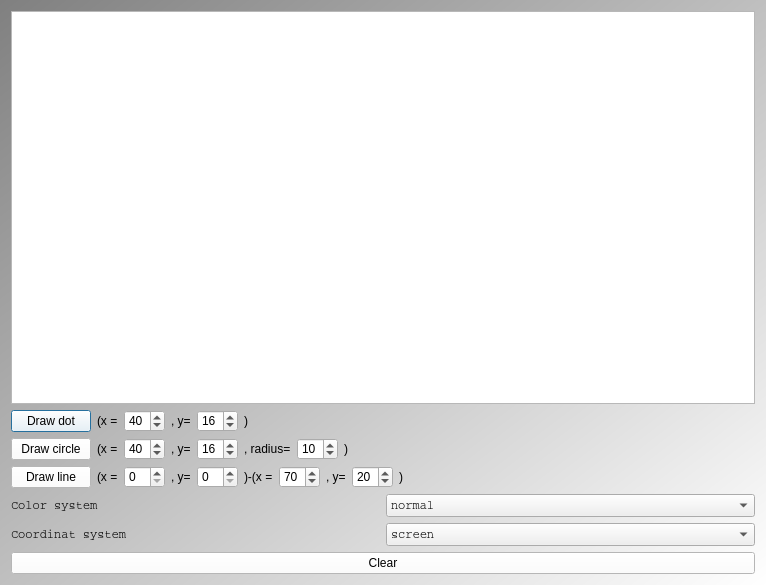
<?xml version="1.0" encoding="UTF-8"?>
<ui version="4.0">
 <class>QtTestDrawCanvasMainDialog</class>
 <widget class="QDialog" name="QtTestDrawCanvasMainDialog">
  <property name="geometry">
   <rect>
    <x>0</x>
    <y>0</y>
    <width>766</width>
    <height>585</height>
   </rect>
  </property>
  <property name="styleSheet">
   <string notr="true">QDialog { 
background-color: qlineargradient(x1: 0, y1: 0, x2: 1, y2: 1, stop: 0  #808080, stop: 1 #ffffff);
}
QPushButton { background-color: rgb(255, 255, 255);  }
QPushButton { color: rgb(0,0,0); }</string>
  </property>
  <layout class="QVBoxLayout" name="verticalLayout">
   <item>
    <widget class="QPlainTextEdit" name="text">
     <property name="font">
      <font>
       <family>Courier</family>
       <pointsize>8</pointsize>
      </font>
     </property>
     <property name="readOnly">
      <bool>true</bool>
     </property>
    </widget>
   </item>
   <item>
    <layout class="QHBoxLayout" name="layout_dot">
     <item>
      <widget class="QPushButton" name="button_dot">
       <property name="text">
        <string>Draw dot</string>
       </property>
      </widget>
     </item>
     <item>
      <widget class="QLabel" name="label_dot_x">
       <property name="text">
        <string>(x =</string>
       </property>
      </widget>
     </item>
     <item>
      <widget class="QSpinBox" name="box_dot_x">
       <property name="value">
        <number>40</number>
       </property>
      </widget>
     </item>
     <item>
      <widget class="QLabel" name="label_doy_y">
       <property name="text">
        <string>, y=</string>
       </property>
      </widget>
     </item>
     <item>
      <widget class="QSpinBox" name="box_dot_y">
       <property name="value">
        <number>16</number>
       </property>
      </widget>
     </item>
     <item>
      <widget class="QLabel" name="label_dot_close">
       <property name="text">
        <string>)</string>
       </property>
      </widget>
     </item>
     <item>
      <spacer name="horizontalSpacer">
       <property name="orientation">
        <enum>Qt::Horizontal</enum>
       </property>
       <property name="sizeHint" stdset="0">
        <size>
         <width>40</width>
         <height>20</height>
        </size>
       </property>
      </spacer>
     </item>
    </layout>
   </item>
   <item>
    <layout class="QHBoxLayout" name="layout_circle">
     <item>
      <widget class="QPushButton" name="button_circle">
       <property name="text">
        <string>Draw circle</string>
       </property>
      </widget>
     </item>
     <item>
      <widget class="QLabel" name="label_circle_x">
       <property name="text">
        <string>(x =</string>
       </property>
      </widget>
     </item>
     <item>
      <widget class="QSpinBox" name="box_circle_x">
       <property name="value">
        <number>40</number>
       </property>
      </widget>
     </item>
     <item>
      <widget class="QLabel" name="label_circle_y">
       <property name="text">
        <string>, y=</string>
       </property>
      </widget>
     </item>
     <item>
      <widget class="QSpinBox" name="box_circle_y">
       <property name="value">
        <number>16</number>
       </property>
      </widget>
     </item>
     <item>
      <widget class="QLabel" name="label_circle_r">
       <property name="text">
        <string>, radius=</string>
       </property>
      </widget>
     </item>
     <item>
      <widget class="QSpinBox" name="box_circle_r">
       <property name="value">
        <number>10</number>
       </property>
      </widget>
     </item>
     <item>
      <widget class="QLabel" name="label_circle_close">
       <property name="text">
        <string>)</string>
       </property>
      </widget>
     </item>
     <item>
      <spacer name="horizontalSpacer_2">
       <property name="orientation">
        <enum>Qt::Horizontal</enum>
       </property>
       <property name="sizeHint" stdset="0">
        <size>
         <width>40</width>
         <height>20</height>
        </size>
       </property>
      </spacer>
     </item>
    </layout>
   </item>
   <item>
    <layout class="QHBoxLayout" name="layout_line">
     <item>
      <widget class="QPushButton" name="button_line">
       <property name="text">
        <string>Draw line</string>
       </property>
      </widget>
     </item>
     <item>
      <widget class="QLabel" name="label_line_x1">
       <property name="text">
        <string>(x =</string>
       </property>
      </widget>
     </item>
     <item>
      <widget class="QSpinBox" name="box_line_x1"/>
     </item>
     <item>
      <widget class="QLabel" name="label_line_y1">
       <property name="text">
        <string>, y=</string>
       </property>
      </widget>
     </item>
     <item>
      <widget class="QSpinBox" name="box_line_y1"/>
     </item>
     <item>
      <widget class="QLabel" name="label_line_x2">
       <property name="text">
        <string>)-(x =</string>
       </property>
      </widget>
     </item>
     <item>
      <widget class="QSpinBox" name="box_line_x2">
       <property name="value">
        <number>70</number>
       </property>
      </widget>
     </item>
     <item>
      <widget class="QLabel" name="label_line_y2">
       <property name="text">
        <string>, y=</string>
       </property>
      </widget>
     </item>
     <item>
      <widget class="QSpinBox" name="box_line_y2">
       <property name="value">
        <number>20</number>
       </property>
      </widget>
     </item>
     <item>
      <widget class="QLabel" name="label_line_close">
       <property name="text">
        <string>)</string>
       </property>
      </widget>
     </item>
     <item>
      <spacer name="horizontalSpacer_3">
       <property name="orientation">
        <enum>Qt::Horizontal</enum>
       </property>
       <property name="sizeHint" stdset="0">
        <size>
         <width>40</width>
         <height>20</height>
        </size>
       </property>
      </spacer>
     </item>
    </layout>
   </item>
   <item>
    <layout class="QHBoxLayout" name="horizontalLayout">
     <item>
      <widget class="QLabel" name="label_color_system">
       <property name="font">
        <font>
         <family>Courier</family>
        </font>
       </property>
       <property name="text">
        <string>Color system</string>
       </property>
      </widget>
     </item>
     <item>
      <widget class="QComboBox" name="box_color_system">
       <property name="font">
        <font>
         <family>Courier</family>
        </font>
       </property>
       <item>
        <property name="text">
         <string>normal</string>
        </property>
       </item>
       <item>
        <property name="text">
         <string>invert</string>
        </property>
       </item>
      </widget>
     </item>
    </layout>
   </item>
   <item>
    <layout class="QHBoxLayout" name="horizontalLayout_2">
     <item>
      <widget class="QLabel" name="label_coordinat_system">
       <property name="font">
        <font>
         <family>Courier</family>
        </font>
       </property>
       <property name="text">
        <string>Coordinat system</string>
       </property>
      </widget>
     </item>
     <item>
      <widget class="QComboBox" name="box_coordinat_system">
       <property name="font">
        <font>
         <family>Courier</family>
        </font>
       </property>
       <item>
        <property name="text">
         <string>screen</string>
        </property>
       </item>
       <item>
        <property name="text">
         <string>graph</string>
        </property>
       </item>
      </widget>
     </item>
    </layout>
   </item>
   <item>
    <widget class="QPushButton" name="button_clear">
     <property name="text">
      <string>Clear</string>
     </property>
    </widget>
   </item>
  </layout>
 </widget>
 <resources/>
 <connections/>
</ui>
